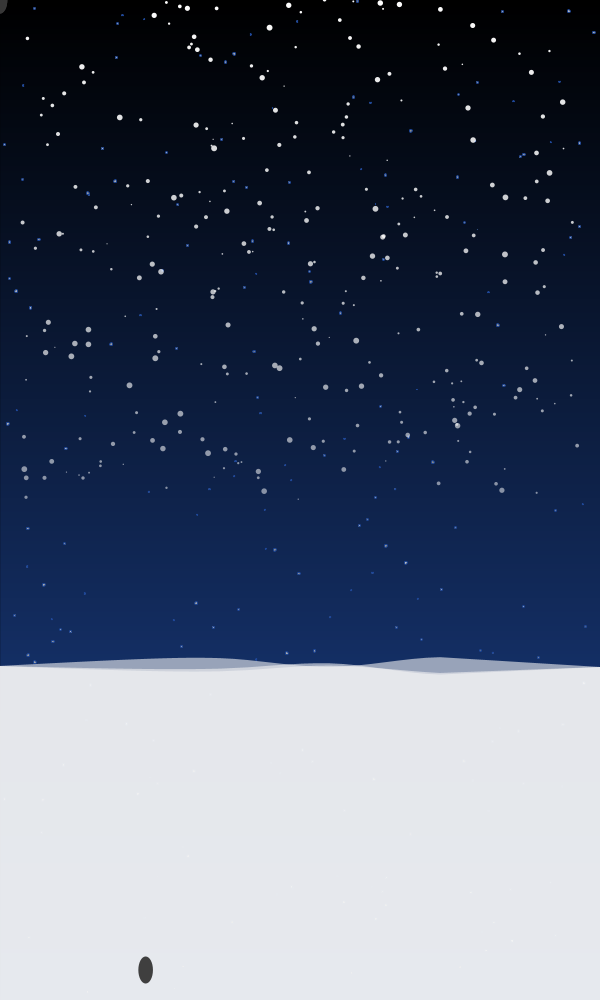
Frame 1 (no input)
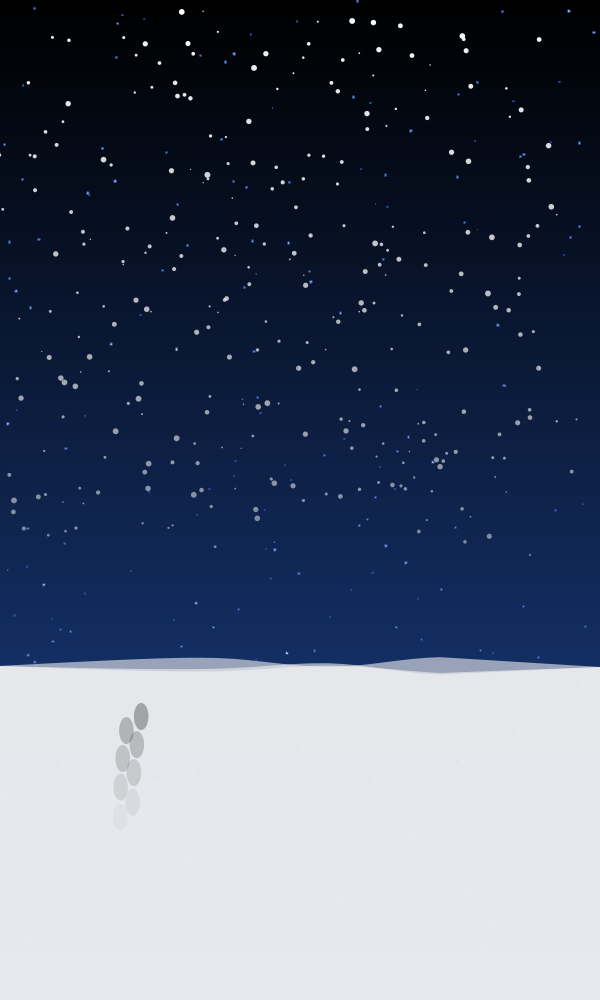
Frame 60 (the mouse pressed at the canvas centre just before this capture)
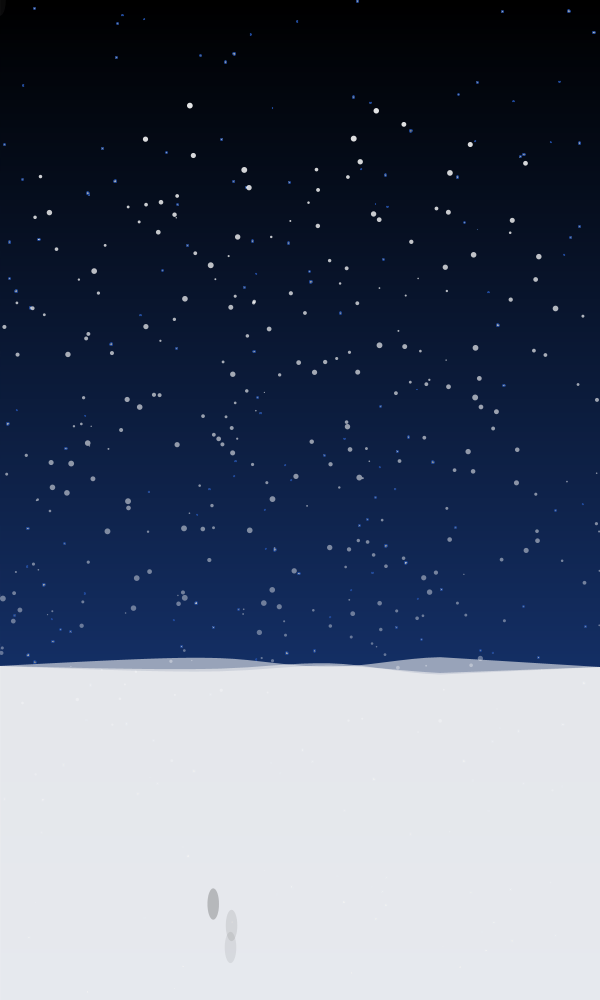
Frame 120 (the mouse held since frame 60 and released just before this capture)

The Processing sketch that drew these frames (run headless with seeded random() and noise(); from frame 60 on, the mouse is pressed at the canvas centre):

// Processing sketch: noc_merryxmas002
// ── noc_merryxmas002.pde
Star[] stars = new Star[200];

Ground ground01;
Ground ground02;
Ground ground03;

Sky sky;

Footprint[] footprints = new Footprint[3];
Snow[] snows = new Snow[500];
float t;

void setup(){
  size(600, 1000);
  background(0);
  
  colorMode(HSB, 360, 100, 100);
  noStroke();
  smooth();
  
  // Star
  for(int i = 0; i < stars.length; i++){
    float size = sqrt(random(0.1, 8));
    float twink = random(22, 48);
    stars[i] = new Star(size, twink);
  }
  
  // Sky
  sky = new Sky(height);
  
  // Ground
  int gndheight = height / 3;
  ground01 = new Ground(gndheight);
  ground02 = new Ground(gndheight);
  ground03 = new Ground(gndheight);
  
  PVector world = new PVector(600, 1000);
  // Footprint
  for (int i=0; i<3; i++) {
    footprints[i] = new Footprint(world);
  }
  // Snow
  for (int i=0; i<300; i++) {
    snows[i] = new Snow(world);
  }
  t = 0;
  frameRate(10);
}

void draw(){  
  // Sky
  sky.display();
  
  // Star
  for(int i = 0; i < stars.length; i++){
    stars[i].update();
    stars[i].display();
  }
  
  // Ground
  ground01.display();
  ground02.display();
  ground03.display();
  
  // Snow
  PVector wind = new PVector(random(-0.05 * noise(t), noise(t) * 0.05), random(0, 0.01));
  for (int i=0; i<300; i++) {
    snows[i].apply(wind);
    snows[i].update();
    snows[i].display();
  }
  t += 0.01;
  
  // Footprint
  for (int i=0; i<1; i++) {
   footprints[i].display();
  }
}

class Star{
  float x, y, size, twink, shine;
  Star(float _s, float _t){
    size = _s;
    twink = _t;
    x = random(0, width);
    y = random(0, height);
  }
  
  void update(){
    shine = (random(twink, 98)+random(twink, 98)+random(twink, 98)+random(twink, 98)+random(twink, 98)+random(twink, 98))/6;
  }
  
  void display(){
    fill(0, 0, shine);
    ellipse(x, y, size, size);
  }
}

class Sky{
  int skyheight;
  
  Sky(int _h){
    skyheight = _h + 15;  
  }
  
  void display(){
    for(int i = 0; i < skyheight; i++){
      float g = 60.0 / skyheight * i;
      stroke(220, 80, g);
      line(0, i, width, i);
    }
  }
  
}


class Ground{
  float[] peaks = new float[width];
  int gndheight;
  
  Ground(int _h){
    gndheight = height - _h;
    for(int i = 0; i < peaks.length; i++){
      peaks[i] = random(-10, 10);
    }
  }
  
  void display(){
    noStroke();
    fill(0, 0, 96, 150);
    beginShape(); 
    vertex(-1, height / 3 * 2);
    for(int i = 0; i < width; i += 110){
      curveVertex(i, gndheight + peaks[i]);
    }
    vertex(width, gndheight); 
    vertex(width, height);
    vertex(-1, height);
    endShape(CLOSE);   
  }
}

class Footprint {
  float xt, yt, x, y, offset, w, h;
  PVector world;
  boolean stepFlag;
  int counter, counterLimit, frame;
  PVector[] histories = new PVector[8];
  PVector history;
  
  Footprint(PVector w) {
    world = w.copy();
    stepFlag = false;
    init();
  }
  
  void init() {
    offset = random(30);
    xt = yt = offset;
    x = random(5, world.x - 50);
    y = world.y - 30; 
    counter = int(random(0, 8));
    counterLimit = int(random(10, 30));
    w = random(10, 15);
    h = random(25, 35);
    for (int i=0; i<8; i++) {
      histories[i] = new PVector(0, 0);
    }
    history = new PVector(0, 0);
    frame = 0;
  }
  
  void display() {
    if (frame > int(random(10))) {
      frame = 0;
      float xDiff = 0;
      float yDiff = 0;
      xDiff = noise(xt);
      x += map(xDiff, 0, 1, -30, 7);
      yDiff = noise(yt);
      y += map(yDiff, 0, 1, -26, 2);
      y -= 5;
      if (stepFlag) {
        x += w * 1.7;
      }
      float opacByCount = map(counter, 0, counterLimit, 1, 0);
      fill(80, 255 * opacByCount);
      ellipse(x, y, w, h);
      for (int i=0; i<8; i++) {
        float opac = map(i, 0, 7, 200 * opacByCount, 0);
        fill(80, opac);
        ellipse(histories[i].x, histories[i].y, w, h);
      }
      
      for (int i=7; i>0; i--) {
        histories[i] = histories[i-1].copy();
      }
      histories[0] = new PVector(x, y);
      xt += 0.01;
      yt += 0.03;
      stepFlag = (stepFlag) ? false : true;
      counter++;
      if (counter > counterLimit) {
        init();
      }
    }
    else {
      float opacByCount = map(counter, 0, counterLimit, 1, 0);
      fill(80, 255 * opacByCount);
      ellipse(x, y, w, h);
      for (int i=0; i<8; i++) {
        float opac = map(i, 0, 7, 200 * opacByCount, 0);
        fill(80, opac);
        ellipse(histories[i].x, histories[i].y, w, h);
      }
    }
    frame++;
  }
}

class Snow {
  PVector world;
  PVector location;
  PVector velocity;
  PVector acceleration;
  float mass;
  
  Snow(PVector w) {
    mass = random(0.2, 1.0);
    location = new PVector(random(20, w.x - 20), random(-20, 500));
    world = w.copy();
    velocity = new PVector(0, 0);
    acceleration = velocity.copy();
  }
  
  void addGravity() {
    PVector gravity = new PVector(0, 0.05 * mass);
    apply(gravity);
  }
  
  void addFriction() {
    PVector friction = velocity.copy();
    friction.normalize();
    friction.mult(-1 * 0.04 * mass);
    apply(friction);
  }
  
  void apply(PVector force) {
    force.add(new PVector(random(-0.01, 0.01), random(-0.01, 0.01)));
    PVector f = PVector.div(force, mass);
    acceleration.add(f);
  }
  
  void update() {
    addGravity();
    addFriction();
    _edges();
    velocity.add(acceleration);
    location.add(velocity);
    acceleration.mult(0);
  }
  
  void display() {
    float opac = map(location.y, 0, world.y, 255, 0);
    fill(255, 0, 255, opac);
    ellipse(location.x, location.y, mass * 6, mass * 6);
  }
  
  void _edges() {
    if (location.x > world.x + 20) {
      location.x = -20;
    }
    if (location.x < -20) {
      location.x = world.x + 20;
    }
    if (location.y > world.y + 20) {
      location.y = -50;
      velocity.y = random(0, 10);
    }
  }
}
